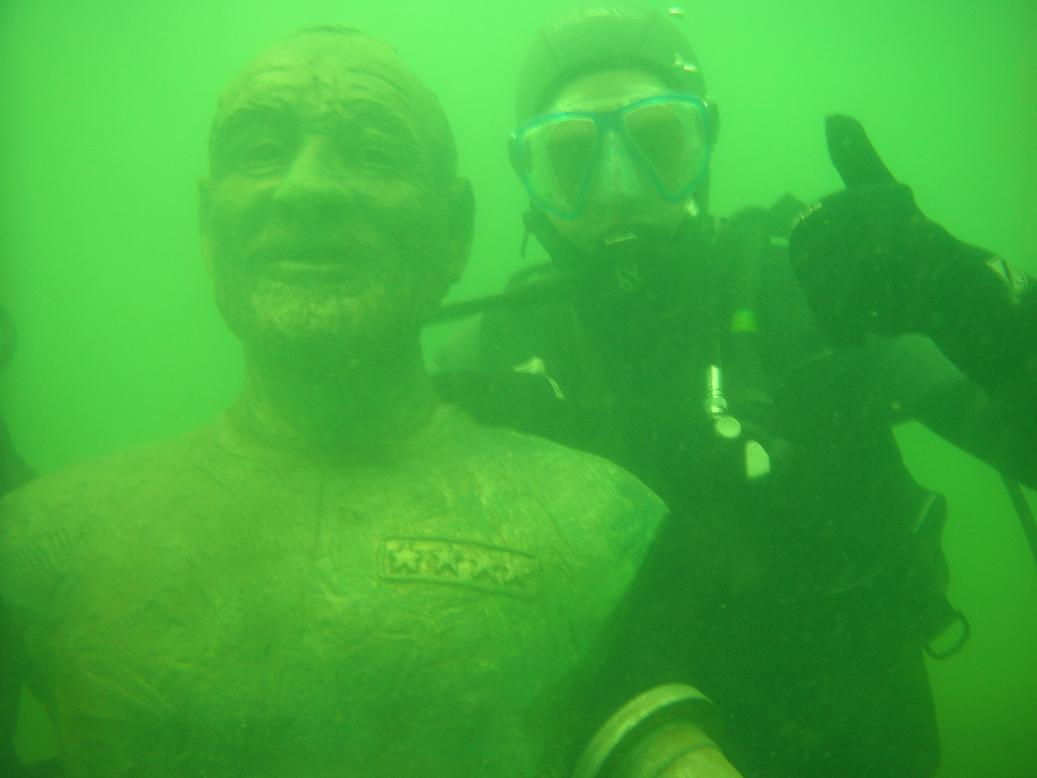
#> input picture images/buvar.jpg, 1037 x 778 px
$ python -i weight_maps.py   (imports and definitions only)   (older library calls are emulated)
#> lines starting #> are read from the running program, lines starting #| are printed output that depends on the picture
#> further down, picture is the input picture: shape (778, 1037, 3); mean B, G, R 57, 172.2, 64.9
import enum

import cv2
import numpy as np


class WeightMapMethods(enum.Enum):
    LAPLACIAN = 0,
    SATURATION = 1,
    SALIENCY = 2,
    SALIENCY2 = 3


def laplacian_contrast_weight(img: np.ndarray):
    # kb jó, a matlabos máshogy néz ki, de ez a cikkben lévőre hasonlít

    assert img.ndim == 3 and img.dtype == np.uint8 and 1 <= np.max(img) <= 255

    laplacian_edges = cv2.Laplacian(cv2.cvtColor(img, cv2.COLOR_BGR2GRAY), ddepth=cv2.CV_32F, ksize=7)
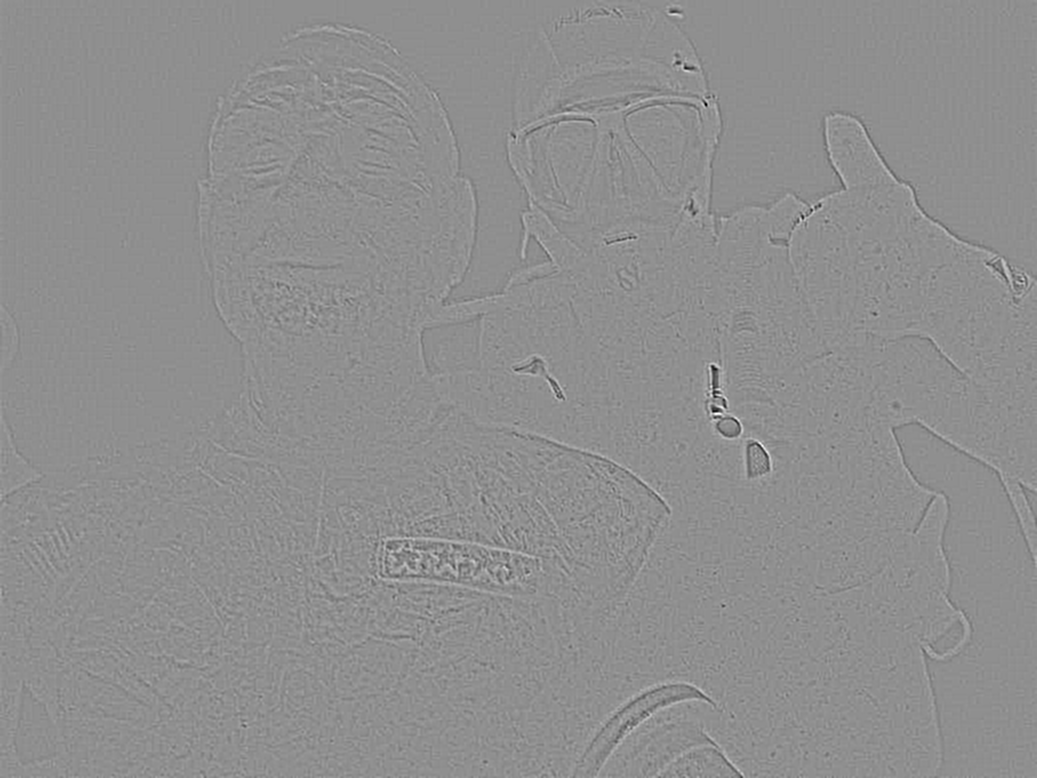
#> laplacian_edges: shape (778, 1037) float32; min -18760, max 14620, mean 0.4; drawn with min black and max white
    laplacian_edges = np.abs(cv2.normalize(laplacian_edges, None, -255, 255, cv2.NORM_MINMAX, cv2.CV_32F))
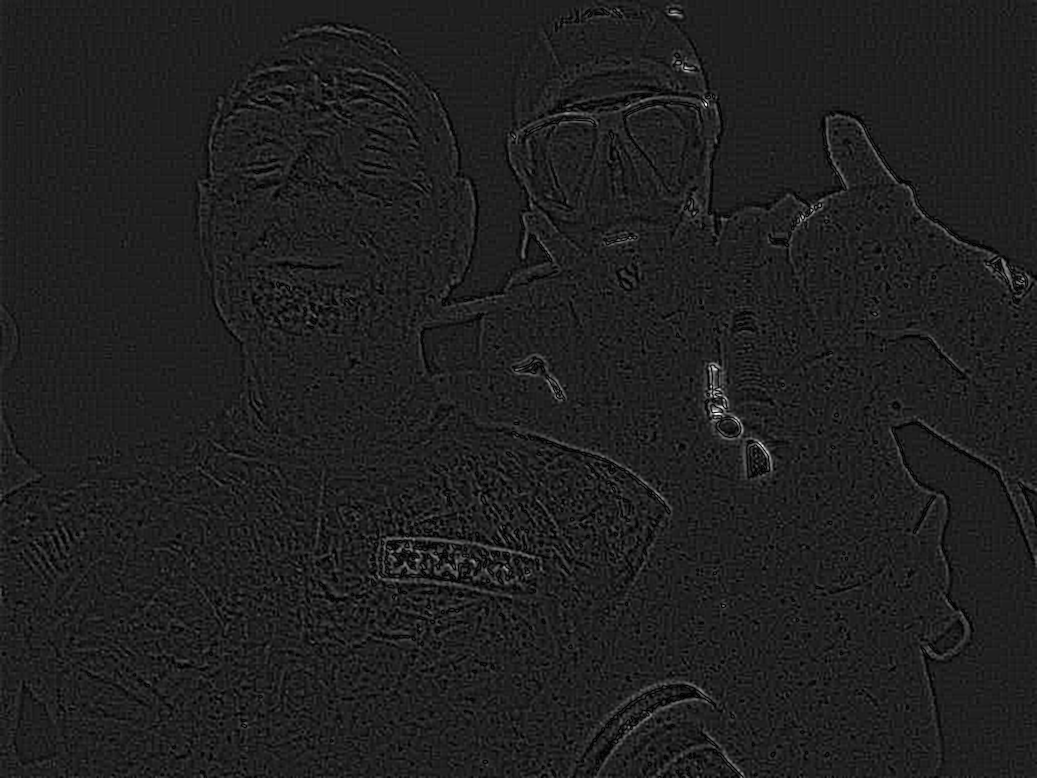
#> laplacian_edges: shape (778, 1037) float32; min 1.6e-05, max 255, mean 32.2; drawn with min black and max white

    laplacian_base = cv2.Laplacian(cv2.cvtColor(img, cv2.COLOR_BGR2GRAY), cv2.CV_8U, ksize=3)
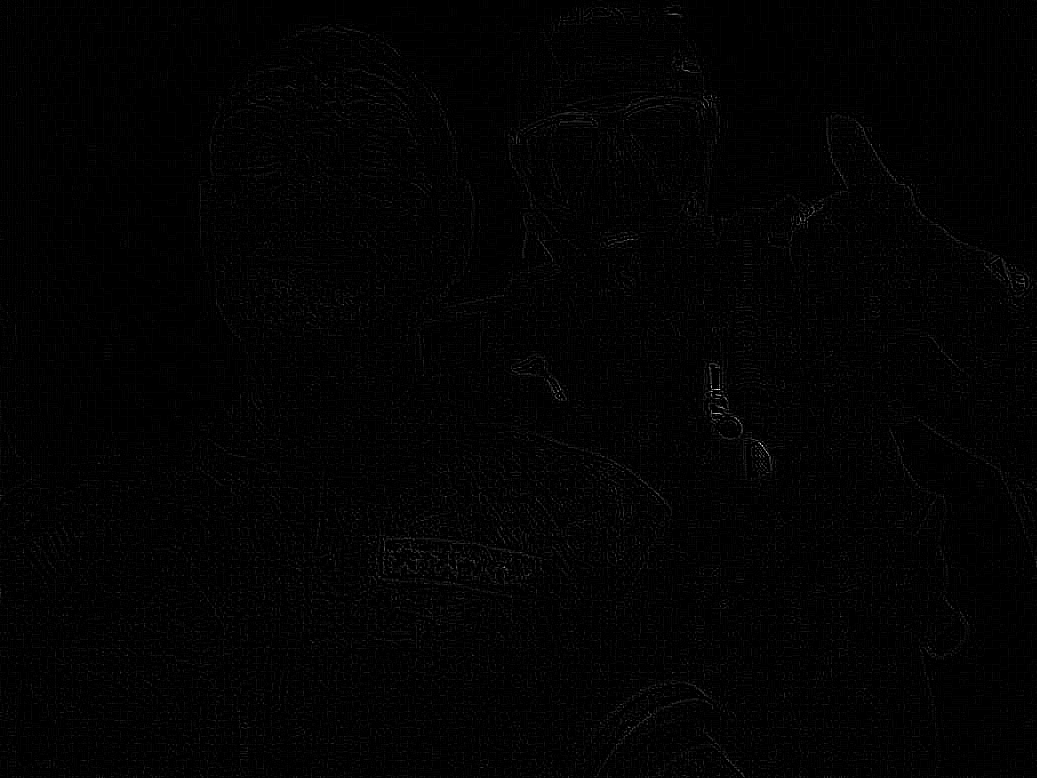
#> laplacian_base: shape (778, 1037); min 0, max 255, mean 2.6
    laplacian_base = cv2.normalize(laplacian_base, None, 0, 255, cv2.NORM_MINMAX)

    contrast_weight = 0.4 * laplacian_base + 0.6 * laplacian_edges

    return 255 - contrast_weight.astype(np.uint8)
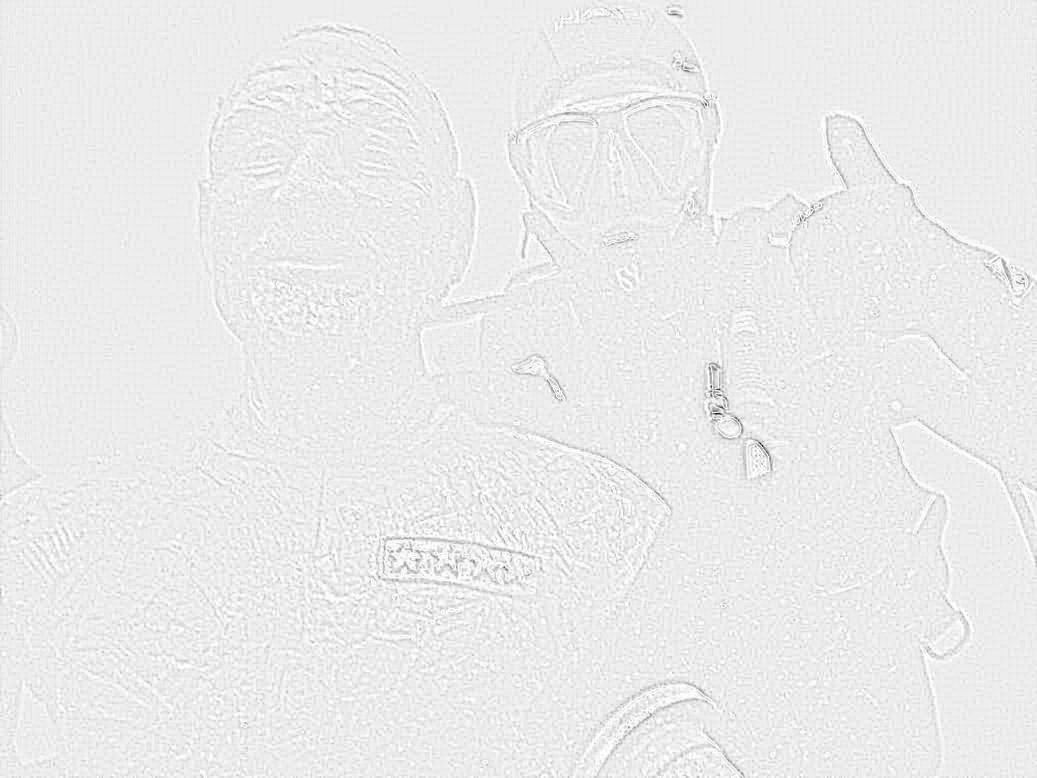
#> returned value: shape (778, 1037); min 21, max 255, mean 235.2


# [83 lines left out: functions saliency_weight, saturation_weight, get_weight_map, normalize_weight_maps, get_saliency_ft, not called in this run]

>>> import cv2
>>> picture = cv2.imread('../images/buvar.jpg')
>>> result = laplacian_contrast_weight(picture)

$ run again, on images/harang.jpg
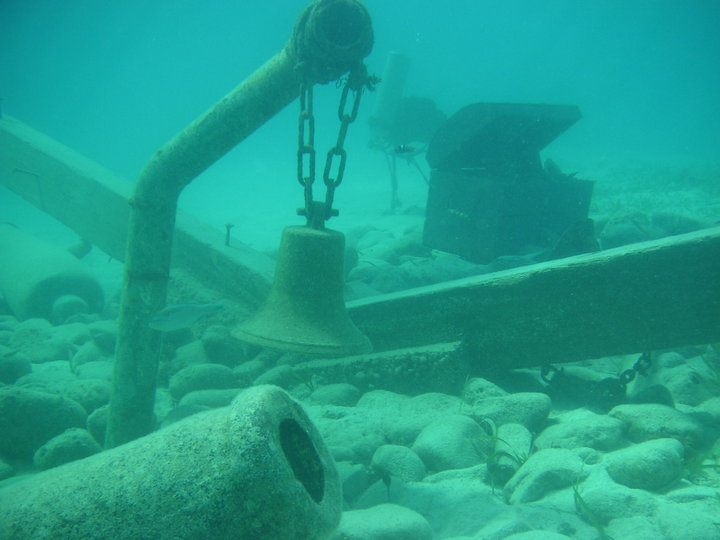
#> input picture images/harang.jpg, 720 x 540 px
#> picture is the input picture: shape (540, 720, 3); mean B, G, R 140.9, 158.7, 30.4
#> in laplacian_contrast_weight, `contrast_weight = 0.4 * laplacian_base + 0.6 * laplacian_edges`:
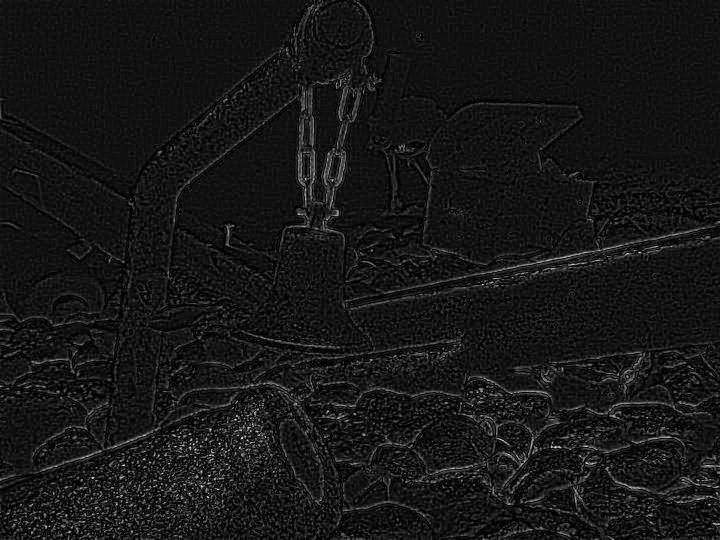
#> contrast_weight: shape (540, 720) float64; min 2.57e-08, max 242.9, mean 23.1
#> in laplacian_contrast_weight, `return 255 - contrast_weight.astype(np.uint8)`:
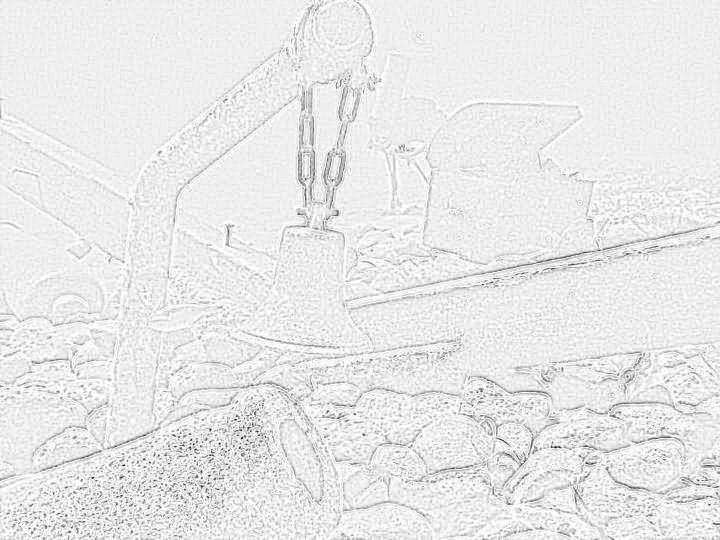
#> returned value: shape (540, 720); min 13, max 255, mean 232.4
